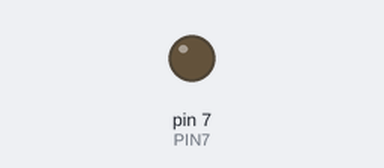
A sketch run on a simulated Arduino Uno, built with avr-gcc and run on an emulated ATmega328P. Parts: output pins drawn as LEDs (lit = HIGH). Dashed ring = blinking. At 2.0 s the program stops and its outputs stay as they are.

Above: at 0.5 s.
At 1.85 s:
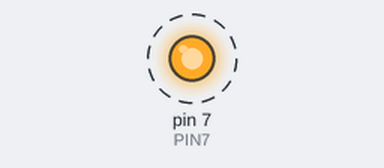
Timing chart, 0 to 3.0 s (numbered marks = the images above):
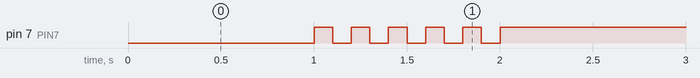

Measured:
- by itself, pin 7 (PIN7): alternates HIGH for 0.10 s and LOW for 0.10 s, 11 changes in all, then stays HIGH

The sketch:

05_practice_2.ino
```cpp
#define PIN7 7


void setup() {
  pinMode(PIN7, OUTPUT);

}

void loop() {
  digitalWrite(PIN7, LOW);
  delay(1000);
  light();
  light();
  light();
  light();
  light();
  digitalWrite(PIN7, HIGH);
  while(1){}


}

void light(){
  digitalWrite(PIN7, HIGH);
  delay(100);
  digitalWrite(PIN7, LOW);
  delay(100);


}
```
